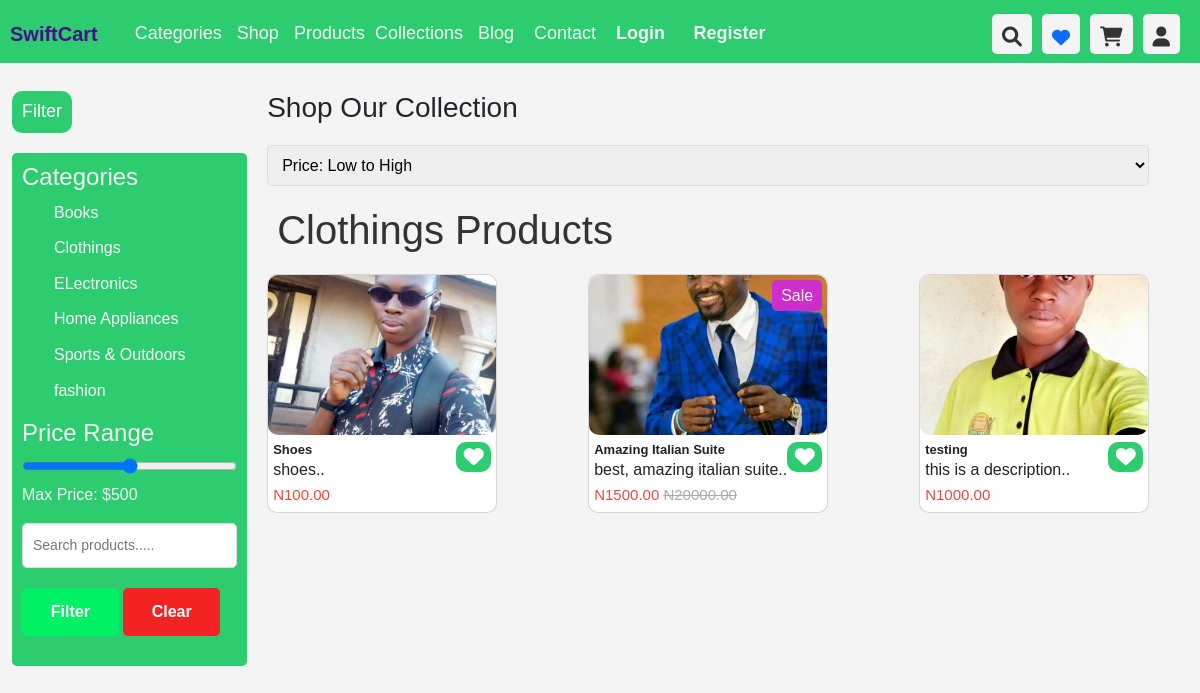
The page /category_detail/Clothings/ on the database as committed earlier.
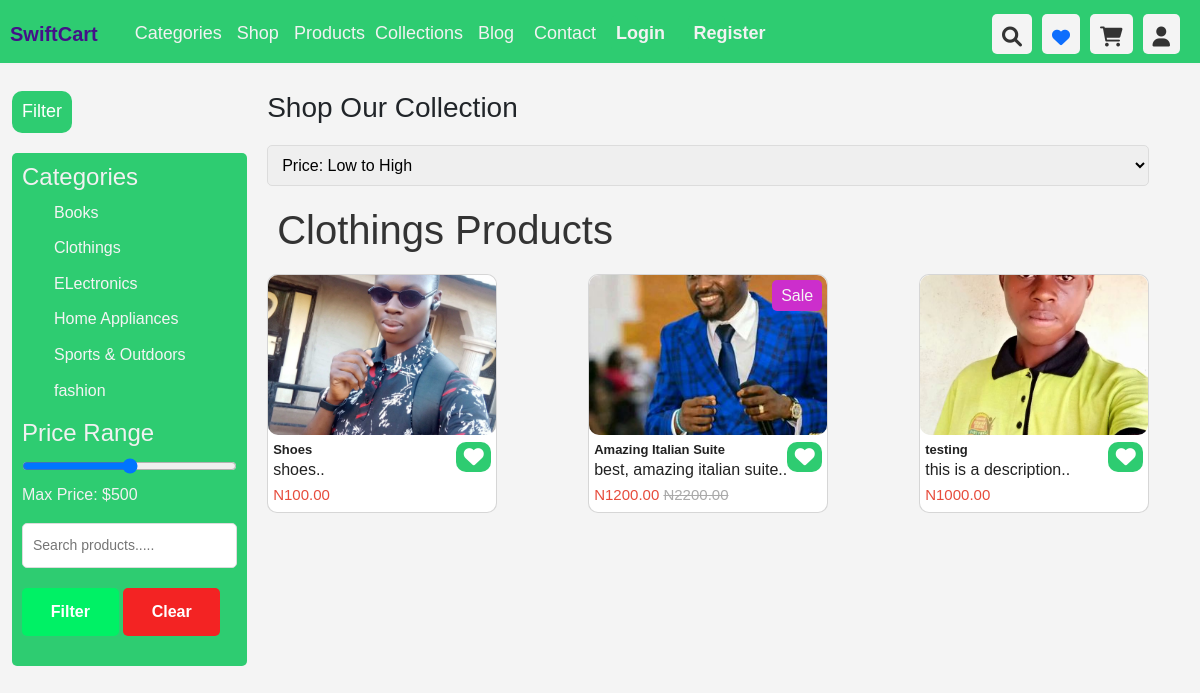
The same page on the database as committed later.
### Store/models.py (models this page shows, shortened)
class Product(models.Model):
    id = models.UUIDField(primary_key=True, unique=True, default=uuid.uuid4)
    name = models.CharField(max_length=100)
    image = models.ImageField(upload_to='products_images', blank=True, null=True)
    description = models.TextField()
    in_stock = models.PositiveBigIntegerField(default=1)
    price = models.DecimalField(decimal_places=2, max_digits=10000)
    is_sale = models.BooleanField(default=False)
    sale_price = models.DecimalField(decimal_places=2, max_digits=10000, blank=True, null=True)
    is_featured = models.BooleanField(default=False)
    is_trending = models.BooleanField(default=False)
    is_best_seller = models.BooleanField(default=False)
    category = models.ForeignKey(Category, related_name='product_category', on_delete=models.CASCADE)
    created_by = models.ForeignKey(User, related_name='addes_product', on_delete=models.CASCADE)
    created_at = models.DateTimeField(auto_now_add=True)

### Store/views.py (the view)
# urls.py: path('category_detail/<str:category>/', views.category_detail, name='category_detail'),
def category_detail(request, category):
    categories = Category.objects.all()
    category = get_object_or_404(Category, name=category)
    try:
        category_products = Product.objects.filter(category=category)
    except Product.objects.filter(category=category).DoesNotExist():
        messages.success(request, 'No product found for this category' + category)
        return render(request, 'store/category_detail.html')
    return render(request, 'store/category_detail.html', {'category_products':category_products, 'categories':categories, 'category':category})

### Store/models.py (called while the page is built)
    def __str__(self):
        return f'{self.name}'

### Store/templates/store/category_detail.html (shortened to what this page needs)
{% extends 'store/base.html' %}
{% load static %}
{% block shop %} <link rel="stylesheet" href="{% static 'assets/css/shop.css' %}">  {% endblock %}
{% block content %}
<br>
<br>
<section class="shop-page" style="padding-top: 40px;">
  <div class="container-fluid">
    <div class="filters">
      <div style="display: flex; width: 100%;">
        <h3 style="background-color: #2ecc71; border-radius: 10px; font-size: 18px; color: white; padding: 10px;"
          id="openFilter" onclick="openFilter()">Filter</h3>
      </div>
      <div id="filters">
        <div class="filter-category">
          <h4>Categories</h4>
          <ul>
            {% for category in categories %}
            <li><a href="{% url 'category_detail' category %}" style="text-decoration: none; color: #f4f4f4;">{{category}}</a></li>
{% endfor %}
          </ul>
        </div>
        <div class="filter-price">
          <h4>Price Range</h4>
          <input type="range" min="0" max="1000" step="10" value="500" id="price-range">
          <p>Max Price: $<span id="price-value">500</span></p>
        </div>
        <div class="search-products">
          <form action="" method="post">
            <div class="form-group">
              <input type="search" name="search-term" id="" placeholder="Search products.....">
            </div>
            <div class="form-group">
              <button type="submit" class="btn success">Filter</button>
              <button type="reset" class="btn danger">Clear</button>
            </div>
          </form>
        </div>
      </div>
    </div>
    <div class="product-listing">
      <h2>Shop Our Collection</h2>
      <div class="sorting">
        <select id="sort-options" class="input">
          <option value="low-to-high">Price: Low to High</option>
        </select>
      </div>
      <section class="section">
        <h1 class="title">{{category}} Products</h1>
        <div class="section-container">
            {% for product in category_products %}
            <div class="card" style="position: relative;">
              <div class="card-img">
                {% if product.image %}
                <img src="{{product.image.url}}" alt="images/images (20).jpeg">
                {% else %}
              <img src="" alt="Not found">
              {% endif %}
              </div>
              {% if product.is_sale %}
              <div class="sale-badge" style="position: absolute; background-color: #cc2ecc; color: #f4f4f4; right: 5px; top: 5px; padding: 3px; border-radius: 5px; width: 50px; text-align: center;">
                <span>Sale</span>
              </div>
              {% endif %}
              <div class="card-content" style="margin-top: 2px;">
                <a href="{% url 'product' product.id %}" style="text-decoration: none; color: #222;">
                <div>
                  <h3 class="product-title" style="padding: 0; margin: 0; font-size: 13px;">{{product.name|truncatewords:3}}</h3>
                  <p class="product-description" style="padding: 0; margin: 0;">
                    {{product.description|truncatewords:4}}..
                  </p>
                  {% if product.is_sale %}
                  <p class="product-price" style="padding: 0; margin: 0;">N{{product.sale_price}} <span
                      class="old-price"> N{{product.price}} </span>
                  </p>
                  {% else %}
                  <p class="product-price" style="padding: 0; margin: 0;">N{{product.price}}  </p>
                  {% endif %}
                </div>
                </a>
                <div class="action" style="padding: 5px; width: 35px; height: 30px;">
                  <span id="addToWaitList" class="add-to"><i class="fa fa-heart"></i></span>
                </div>
              </div>
            </div>
            {% endfor %}
        </div>
        <br>
      </section>
    </div>
  </div>
</section>
{% endblock %}

Rows that differ between the two databases and show on the page:
changed Product "best, amazing italian suite": sale_price "1500.00" → "1200.00"; price "20000.00" → "2200.00"
